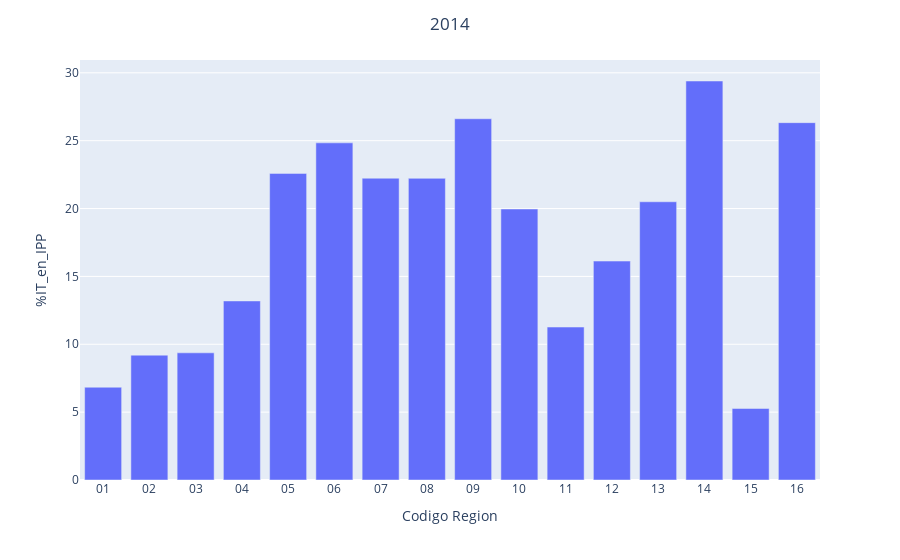
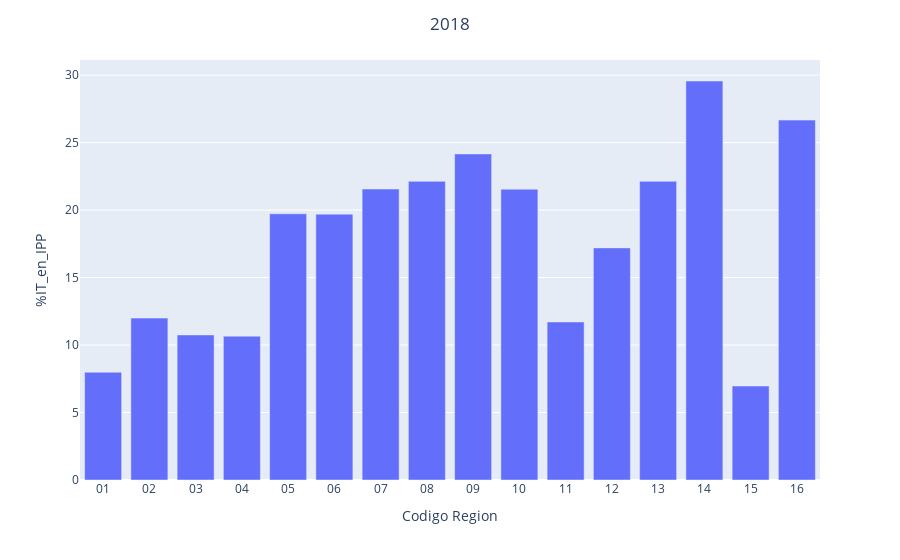
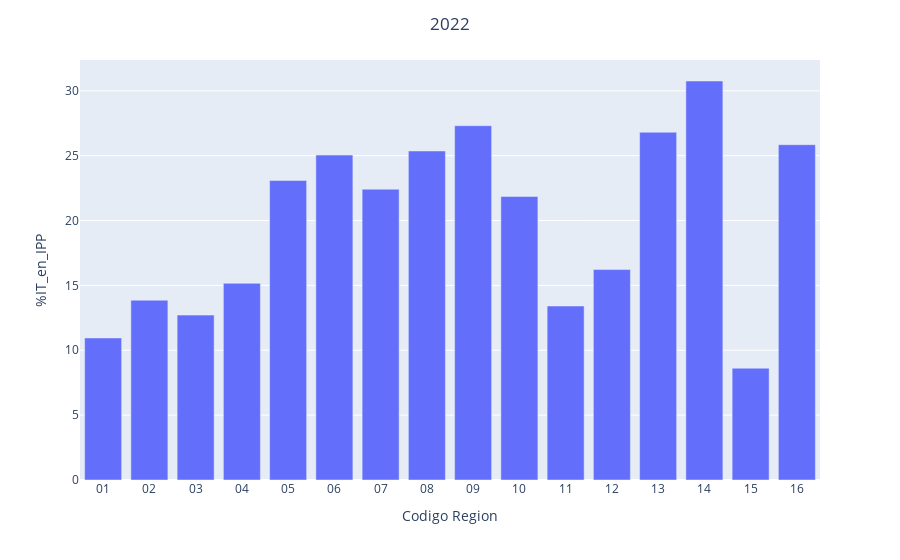

The code cell stored with these charts, in order, in its notebook:
### Code cell
df_groupped = df[["Año","Codigo Region","%IT_en_IPP"]].groupby(by=["Año","Codigo Region"]).mean()["%IT_en_IPP"]
for year in [2014, 2018, 2022]:
    df_to_plot = df_groupped[year].reset_index(drop=False)
    fig = px.bar(df_to_plot, x="Codigo Region", y="%IT_en_IPP")
    fig.update_layout(title=dict(text=f"{year}", x=0.5, xanchor="center"),
                     height=300)
    fig.show()

### Figure 1 — Plotly figure (JSON) as saved in the notebook; plotly's stock layout.template omitted (floating-point values rounded to 4 significant figures)
{"data": [{"alignmentgroup": "True", "hovertemplate": "Codigo Region=%{x}<br>%IT_en_IPP=%{y}<extra></extra>", "legendgroup": "", "marker": {"color": "#636efa", "pattern": {"shape": ""}}, "name": "", "offsetgroup": "", "orientation": "v", "showlegend": false, "textposition": "auto", "type": "bar", "x": ["01", "02", "03", "04", "05", "06", "07", "08", "09", "10", "11", "12", "13", "14", "15", "16"], "xaxis": "x", "y": [6.836, 9.198, 9.37, 13.19, 22.59, 24.84, 22.23, 22.23, 26.61, 19.97, 11.27, 16.13, 20.5, 29.4, 5.27, 26.33], "yaxis": "y"}], "layout": {"autosize": true, "barmode": "relative", "legend": {"tracegroupgap": 0}, "margin": {"t": 60}, "title": {"text": "2014", "x": 0.5, "xanchor": "center"}, "xaxis": {"anchor": "y", "autorange": true, "domain": [0, 1], "range": [-0.5, 15.5], "title": {"text": "Codigo Region"}, "type": "category"}, "yaxis": {"anchor": "x", "autorange": true, "domain": [0, 1], "range": [0, 30.94], "title": {"text": "%IT_en_IPP"}, "type": "linear"}}}

### Figure 2 — Plotly figure (JSON) as saved in the notebook; plotly's stock layout.template omitted (floating-point values rounded to 4 significant figures)
{"data": [{"alignmentgroup": "True", "hovertemplate": "Codigo Region=%{x}<br>%IT_en_IPP=%{y}<extra></extra>", "legendgroup": "", "marker": {"color": "#636efa", "pattern": {"shape": ""}}, "name": "", "offsetgroup": "", "orientation": "v", "showlegend": false, "textposition": "auto", "type": "bar", "x": ["01", "02", "03", "04", "05", "06", "07", "08", "09", "10", "11", "12", "13", "14", "15", "16"], "xaxis": "x", "y": [7.981, 12.0, 10.75, 10.66, 19.73, 19.7, 21.56, 22.13, 24.16, 21.55, 11.71, 17.2, 22.13, 29.56, 6.964, 26.67], "yaxis": "y"}], "layout": {"autosize": true, "barmode": "relative", "legend": {"tracegroupgap": 0}, "margin": {"t": 60}, "title": {"text": "2018", "x": 0.5, "xanchor": "center"}, "xaxis": {"anchor": "y", "autorange": true, "domain": [0, 1], "range": [-0.5, 15.5], "title": {"text": "Codigo Region"}, "type": "category"}, "yaxis": {"anchor": "x", "autorange": true, "domain": [0, 1], "range": [0, 31.12], "title": {"text": "%IT_en_IPP"}, "type": "linear"}}}

### Figure 3 — Plotly figure (JSON) as saved in the notebook; plotly's stock layout.template omitted (floating-point values rounded to 4 significant figures)
{"data": [{"alignmentgroup": "True", "hovertemplate": "Codigo Region=%{x}<br>%IT_en_IPP=%{y}<extra></extra>", "legendgroup": "", "marker": {"color": "#636efa", "pattern": {"shape": ""}}, "name": "", "offsetgroup": "", "orientation": "v", "showlegend": false, "textposition": "auto", "type": "bar", "x": ["01", "02", "03", "04", "05", "06", "07", "08", "09", "10", "11", "12", "13", "14", "15", "16"], "xaxis": "x", "y": [10.95, 13.86, 12.71, 15.16, 23.09, 25.04, 22.42, 25.36, 27.31, 21.85, 13.41, 16.22, 26.8, 30.75, 8.617, 25.85], "yaxis": "y"}], "layout": {"autosize": true, "barmode": "relative", "legend": {"tracegroupgap": 0}, "margin": {"t": 60}, "title": {"text": "2022", "x": 0.5, "xanchor": "center"}, "xaxis": {"anchor": "y", "autorange": true, "domain": [0, 1], "range": [-0.5, 15.5], "title": {"text": "Codigo Region"}, "type": "category"}, "yaxis": {"anchor": "x", "autorange": true, "domain": [0, 1], "range": [0, 32.37], "title": {"text": "%IT_en_IPP"}, "type": "linear"}}}
